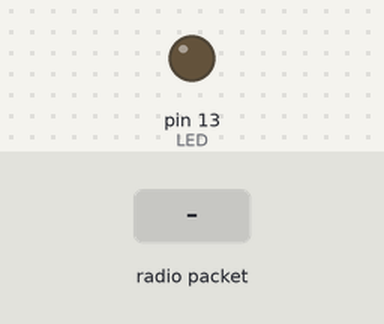
Simulated run of this sketch. Board: Arduino Uno, built with avr-gcc and run on an emulated ATmega328P. On the bench: output pins drawn as LEDs (lit = HIGH). The inputs (shaded band) are chosen by the test bench. No radio packets arrive unless stated; pins used as bus, display or sensor lines are not drawn; what the sketch prints to the serial monitor is not drawn.

Above: at 1.3 s.
1.4 s: radio packet "1" arrives
Timing chart, 0 to 4.4 s (numbered marks = the images above; inputs shaded):
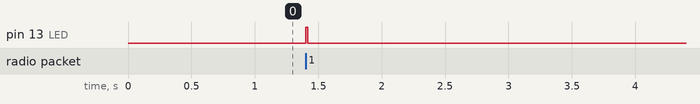

Measured:
- after the input at 1.4 s, pin 13 (LED): LOW → HIGH at once, → LOW 0.02 s later

The sketch:

MPL115a2-receiver.ino
```cpp
// Feather9x_RX
// -*- mode: C++ -*-
// Example sketch showing how to create a simple messaging client (receiver)
// with the RH_RF95 class. RH_RF95 class does not provide for addressing or
// reliability, so you should only use RH_RF95 if you do not need the higher
// level messaging abilities.
// It is designed to work with the other example Feather9x_TX

#include <SPI.h>
#include <RH_RF95.h>

/* for feather32u4 */
#define RFM95_CS 8
#define RFM95_RST 4
#define RFM95_INT 7

// Change to 434.0 or other frequency, must match RX's freq!
//#define RF95_FREQ 915.0
//#define RF95_FREQ 434.0
#define RF95_FREQ 868.0

// Singleton instance of the radio driver
RH_RF95 rf95(RFM95_CS, RFM95_INT);

// Blinky on receipt
#define LED 13

void setup()
{
  pinMode(LED, OUTPUT);
  pinMode(RFM95_RST, OUTPUT);
  digitalWrite(RFM95_RST, HIGH);

  while (!Serial);
  Serial.begin(9600);
  delay(100);

  Serial.println("Feather LoRa RX Test!");

  // manual reset
  digitalWrite(RFM95_RST, LOW);
  delay(10);
  digitalWrite(RFM95_RST, HIGH);
  delay(10);

  while (!rf95.init()) {
    Serial.println("LoRa radio init failed");
    while (1);
  }
  Serial.println("LoRa radio init OK!");

  // Defaults after init are 434.0MHz, modulation GFSK_Rb250Fd250, +13dbM
  if (!rf95.setFrequency(RF95_FREQ)) {
    Serial.println("setFrequency failed");
    while (1);
  }
  Serial.print("Set Freq to: "); Serial.println(RF95_FREQ);

  // Defaults after init are 434.0MHz, 13dBm, Bw = 125 kHz, Cr = 4/5, Sf = 128chips/symbol, CRC on

  // The default transmitter power is 13dBm, using PA_BOOST.
  // If you are using RFM95/96/97/98 modules which uses the PA_BOOST transmitter pin, then
  // you can set transmitter powers from 5 to 23 dBm:
  rf95.setTxPower(23, false);
}

void loop()
{
  if (rf95.available())
  {
    // Should be a message for us now
    uint8_t buf[RH_RF95_MAX_MESSAGE_LEN];
    uint8_t len = sizeof(buf);

    if (rf95.recv(buf, &len))
    {
      digitalWrite(LED, HIGH);
      //RH_RF95::printBuffer("Received: ", buf, len);
      uint16_t *data = (uint16_t *)buf;
      Serial.print("#");
      Serial.print(data[0]);
      Serial.print(" Temperature: ");
      Serial.print(((float)data[1])/100.0);
      Serial.print(" ºC, Pression atmospherique : ");
      Serial.print(((float)data[2])/10.0);
      Serial.println(" hPa");
      Serial.print("RSSI: ");
      Serial.println(rf95.lastRssi(), DEC);
      delay(10);
      digitalWrite(LED, LOW);
    }
    else
    {
      Serial.println("Receive failed");
    }
  }
}
```
